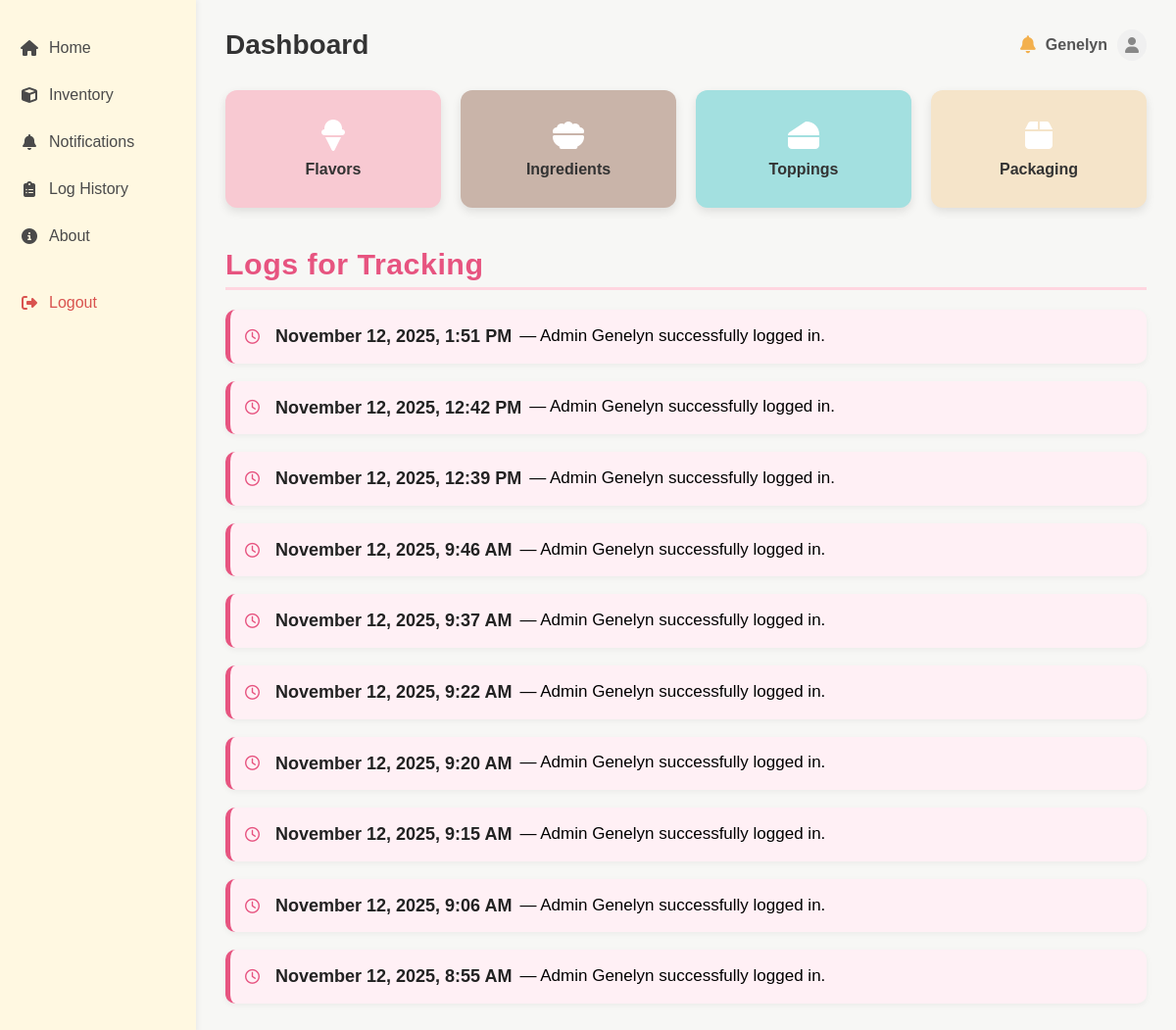
The app's page /home/ (signed in), older data.
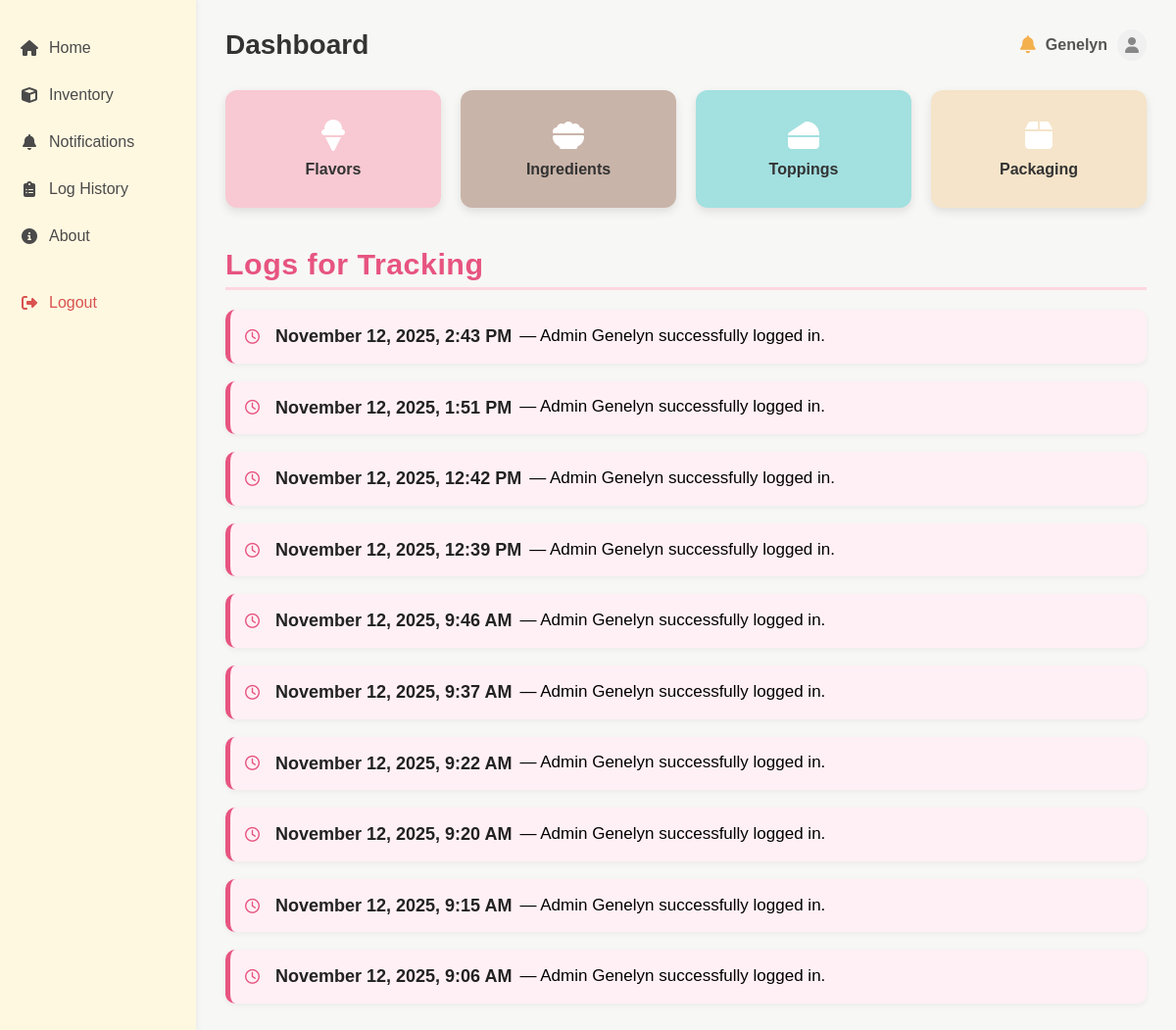
The same page, newer data.
### sidebar/models.py (models this page shows, shortened)
class LogHistory(models.Model):
    ACTION_CHOICES = [
        ('LOGIN', 'Login'),
        ('ADD', 'Add'),
        ('UPDATE', 'Update'),
        ('DELETE', 'Delete'),
    ]
    staff = models.ForeignKey(User, on_delete=models.SET_NULL, null=True)
    action_taken = models.CharField(max_length=20, choices=ACTION_CHOICES)
    product_name = models.CharField(max_length=100, blank=True, null=True)
    stock_status = models.CharField(max_length=50, blank=True, null=True)
    date_and_time = models.DateTimeField(default=timezone.now)

### sidebar/views.py (the view)
# urls.py: path('', views.home, name='home'),
@login_required
def home(request):
    recent_logs = LogHistory.objects.all().order_by('-date_and_time')[:10]
    return render(request, 'sidebar/home.html', {
        'recent_logs': recent_logs
    })

### sidebar/templates/sidebar/home.html (shortened to what this page needs)
{% load static %}
<!DOCTYPE html>
<html lang="en">
<head>
    <link rel="stylesheet" href="{% static 'css/home.css' %}">
    <link rel="stylesheet" href="https://cdnjs.cloudflare.com/ajax/libs/font-awesome/6.5.0/css/all.min.css">
</head>
<body>
    <div class="container">
        <aside class="sidebar">
            <ul>
                <li><a href="{% url 'home' %}"><i class="fa-solid fa-house"></i> Home</a></li>
                <li><a href="{% url 'inventory' %}"><i class="fa-solid fa-cube"></i> Inventory</a></li>
                <li><a href="{% url 'notifications' %}"><i class="fa-solid fa-bell"></i> Notifications</a></li>
                <li><a href="{% url 'log_history' %}"><i class="fa-solid fa-clipboard-list"></i> Log History</a></li>
                <li><a href="{% url 'about' %}"><i class="fa-solid fa-circle-info"></i> About</a></li>
                <li class="logout"><a href="{% url 'logout' %}"><i class="fa-solid fa-right-from-bracket"></i> Logout</a></li>
            </ul>
        </aside>
        <main class="main-content">
            <header class="topbar">
                <h1>Dashboard</h1>
                <div class="user-info">
                   <a href="{% url 'notifications' %}" class="notification-icon" title="View Notifications">
    <i class="fa-solid fa-bell"></i>
</a>
                    <span>{{ request.user.username|default:"Admin"|title }}</span>
                    <i class="fa-solid fa-user"></i>
                </div>
            </header>
            <section class="cards">
                <a href="{% url 'flavors' %}" class="card flavor">
                    <i class="fa-solid fa-ice-cream"></i>
                    <p>Flavors</p>
                </a>
                <a href="{% url 'ingredients' %}" class="card ingredients">
                    <i class="fa-solid fa-bowl-food"></i>
                    <p>Ingredients</p>
                </a>
                <a href="{% url 'toppings' %}" class="card toppings">
                    <i class="fa-solid fa-cheese"></i>
                    <p>Toppings</p>
                </a>
                <a href="{% url 'packaging' %}" class="card packaging">
                    <i class="fa-solid fa-box"></i>
                    <p>Packaging</p>
                </a>
            </section>
            <section class="log-section">
                <h2>Logs for Tracking</h2>
                <div class="log-list">
                    {% for log in recent_logs %}
                        <div class="log-entry">
                            <i class="fa-regular fa-clock"></i>
                            <strong>{{ log.date_and_time|date:"F j, Y, g:i A" }}</strong> —
                            {% if log.action_taken == "LOGIN" %}
                                Admin {{ log.staff.username|default:"System"|title }} successfully logged in.
                            {% elif log.action_taken == "ADD" %}
                                {{ log.staff.username|title }} added {{ log.product_name }} to inventory ({{ log.stock_status|default:"N/A" }}).
                            {% elif log.action_taken == "UPDATE" %}
                                {{ log.staff.username|title }} updated {{ log.product_name }} ({{ log.stock_status|default:"N/A" }}).
                            {% elif log.action_taken == "DELETE" %}
                                {{ log.staff.username|title }} deleted {{ log.product_name }} from inventory.
                            {% else %}
                                {{ log.staff.username|title }} performed an action: {{ log.get_action_taken_display }}.
                            {% endif %}
                        </div>
                    {% empty %}
                        <p class="no-data">No recent activity logs found.</p>
                    {% endfor %}
                </div>
            </section>
        </main>
    </div>
</body>
</html>

Row changes from the older to the newer data that the page shows:
no longer on this page (row unchanged): LogHistory: date_and_time "November 12, 2025, 8:55 AM", staff.username "Genelyn"
added LogHistory: date_and_time "November 12, 2025, 2:43 PM", staff.username "Genelyn"
